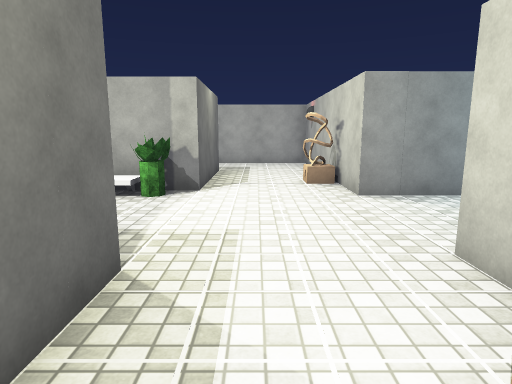
View 1 (above)

13 first-person views from a walk through a scene from a Unity 3-D project. The camera is 1.5 m above the floor, tilts 10° down and sees 75° across. The floor is counted in squares, 1 m on a side. Each view is taken from the middle of a square. On the plan, view 1 faces up. The plan holds only what a view shows up to about 15 squares ahead; the rest is blank. The player character is not drawn. Some animated figures are left out. Some surface patterns are stand-ins.

View 2
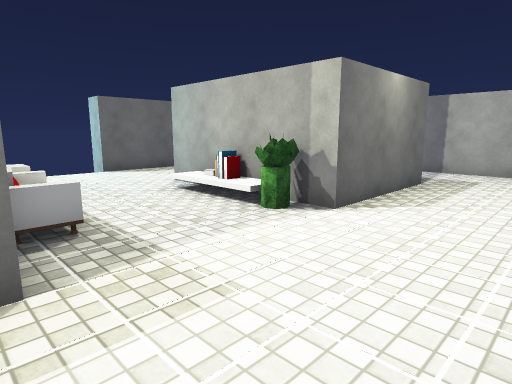

View 3
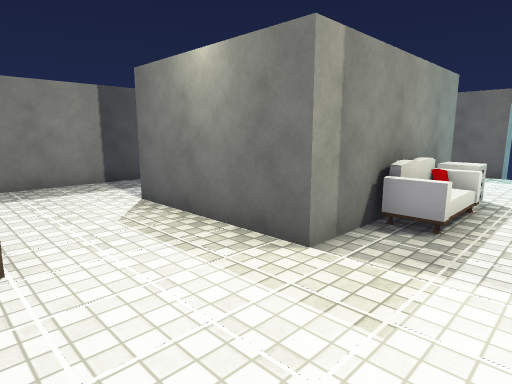

View 4
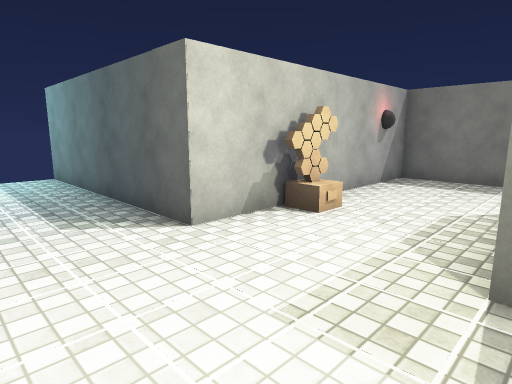

View 5
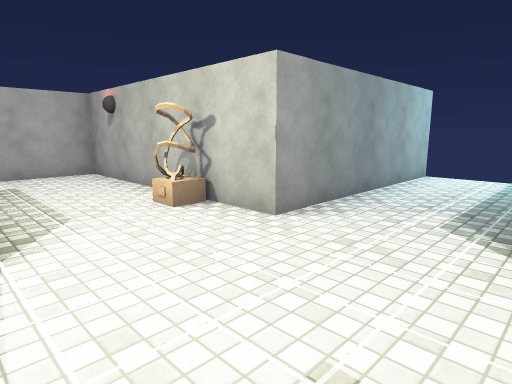

View 6
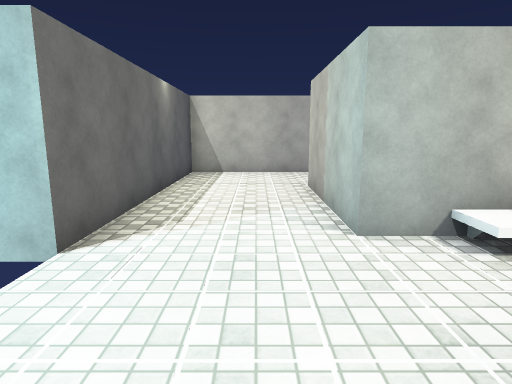

View 7
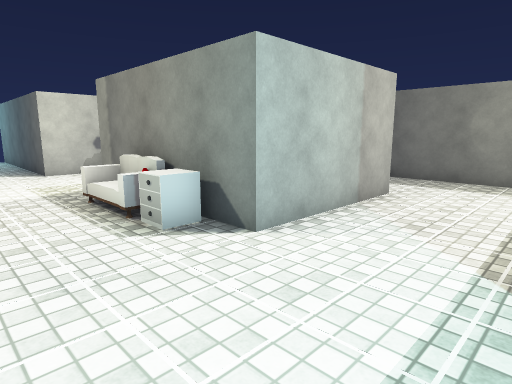

View 8
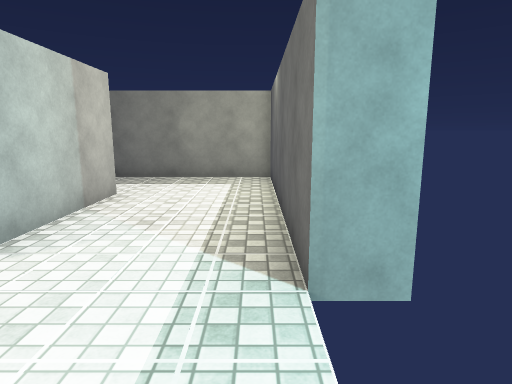

View 9
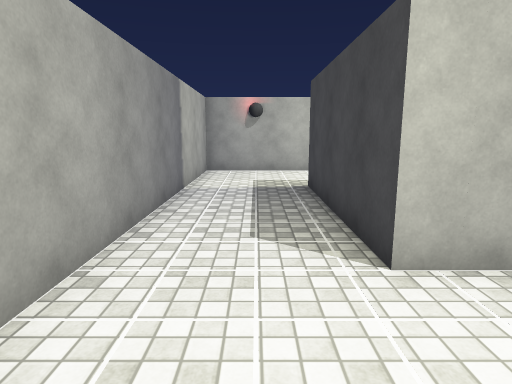

View 10
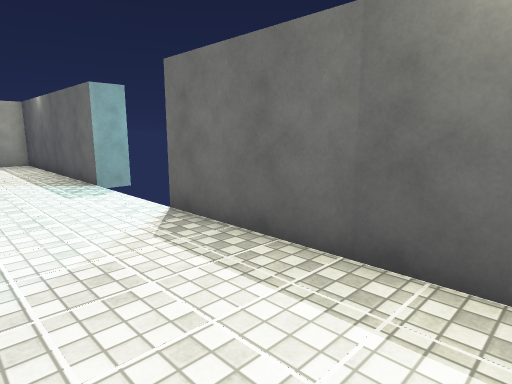

View 11
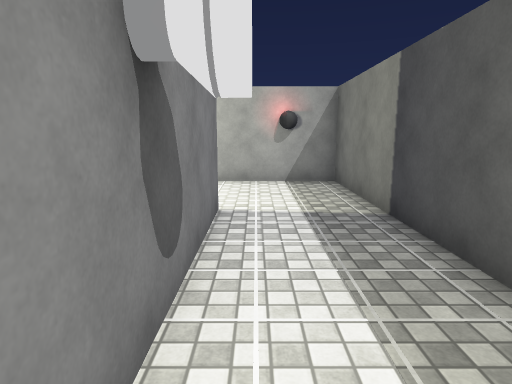

View 12
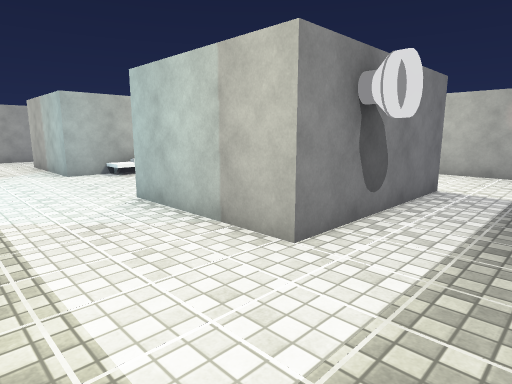

View 13
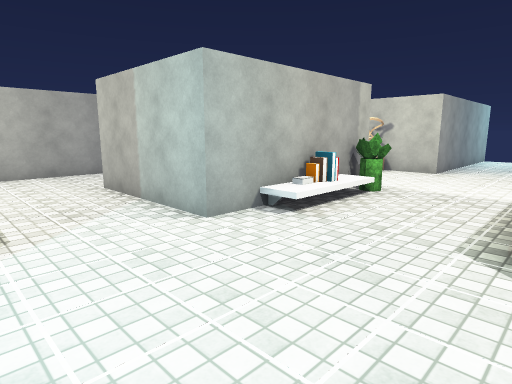

### Floor plan
Points are (right, up) in squares from view 1. A wall is a line through its corners. A room is listed if a view was taken in it or the views show most of it. See-through windows are left out.
Room 1 (views 1, 2, 3, 4, 5, 6, 7, 8, 9, 10, 11, 12, 13)
walls: (-1.5, 3.5) (-1.5, -1.3) (-7.5, -1.3) (-7.5, 3.5) (-1.5, 3.5); (-1.5, 8.7) (-7.5, 8.7) (-7.5, 13.5) (-1.5, 13.5) (-1.5, 8.7); (-11.5, 4) (-11.5, -4.2); (-11.5, -4.5) (2.5, -4.5) (2.5, 4) (10.5, 4); (10.5, 8) (2.5, 8) (2.5, 17) (-11.5, 17) (-11.5, 8)
ways out: gap at (-12, 4); gap at (-12, 8)
objects: drawers (-6, 4); sofa (-5, 4) to (-5, 5); other object (-5, 8); plant (-3, 8); other object (2, 1) to (2, 2); other object (2, 10) to (2, 11)

Positions as (right, up) in squares from view 1, and headings:
1: (0, 0), facing up
2: (2, 3), facing up-left
3: (2, 6), facing down-left
4: (-2, 7), facing down-right
5: (-2, 4), facing up-right
6: (-9, 4), facing up
7: (-11, 7), facing down-right
8: (-11, 7), facing down
9: (-11, 15), facing right
10: (-8, 14), facing down-left
11: (-8, -2), facing right
12: (-11, -4), facing up-right
13: (-11, 4), facing up-right
